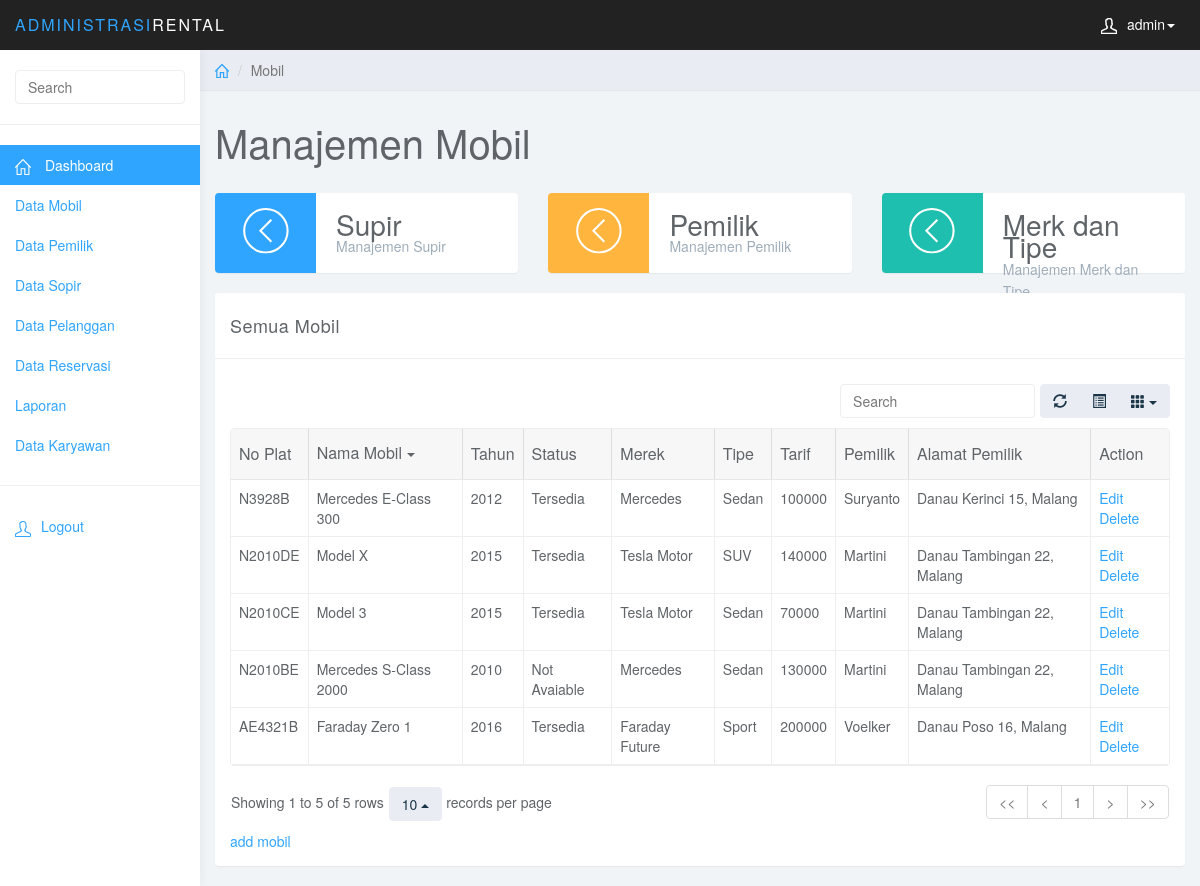
Page /tampilmobil.php (signed in) on the committed database.
### tables this page shows
CREATE TABLE IF NOT EXISTS `kendaraan` (
  `NoPlat` varchar(20) NOT NULL,
  `Nama Mobil` varchar(30) NOT NULL,
  `Tahun` varchar(4) NOT NULL,
  `TarifPerJam` int(11) NOT NULL,
  `StatusRental` varchar(1) NOT NULL,
  `IDType` int(5) NOT NULL,
  `KodeMerk` int(5) NOT NULL,
  `KodePemilik` varchar(20) NOT NULL,
  `Deskripsi` varchar(50) NOT NULL
);

CREATE TABLE IF NOT EXISTS `merk` (
  `KodeMerk` int(5) NOT NULL,
  `NmMerk` varchar(20) NOT NULL,
  `Keterangan` text NOT NULL
);

CREATE TABLE IF NOT EXISTS `type` (
  `IDType` int(5) NOT NULL,
  `NmType` varchar(20) NOT NULL,
  `Keterangan` text NOT NULL
);

CREATE TABLE IF NOT EXISTS `pemilik` (
  `KodePemilik` varchar(20) NOT NULL,
  `NmPemilik` varchar(20) NOT NULL,
  `AlamatPemilik` varchar(50) NOT NULL,
  `TelpPemilik` varchar(20) NOT NULL,
  `username` varchar(20) NOT NULL,
  `pass` varchar(50) NOT NULL
);

### tampilmobil.php (the view, shortened to what this page needs)
<?php
require_once('config/config.php');
?>
<!DOCTYPE html>
<html>
<head>
    <link href="css/bootstrap.min.css" rel="stylesheet">
    <link href="css/datepicker3.css" rel="stylesheet">
    <link href="css/bootstrap-table.css" rel="stylesheet">
    <link href="css/styles.css" rel="stylesheet">
</head>
<body>
<?php
echo $nav;
echo $sidebar;
?>
    <div class="col-sm-9 col-sm-offset-3 col-lg-10 col-lg-offset-2 main">
        <div class="row">
            <ol class="breadcrumb">
                <li>
                    <a href="#">
                        <svg class="glyph stroked home">
                            <use xlink:href="#stroked-home"></use>
                        </svg>
                    </a>
                </li>
                <li class="active">Mobil</li>
            </ol>
        </div>
        <div class="row">
            <div class="col-lg-12">
                <h1 class="page-header">Manajemen Mobil</h1>
            </div>
        </div>
        <div class="row">
            <div class="col-xs-12 col-md-6 col-lg-4">
                <div class="panel panel-blue panel-widget ">
                    <div class="row no-padding">
                        <div class="col-sm-3 col-lg-4 widget-left">
                            <svg class="glyph stroked chevron left">
                                <use xlink:href="#stroked-chevron-left" />
                            </svg>
                        </div>
                        <div class="col-sm-9 col-lg-7 widget-right">
                            <div class="large">Supir</div>
                            <div class="text-muted">Manajemen Supir</div>
                        </div>
                    </div>
                </div>
            </div>
            <a href="pemilik.php">
            <div class="col-xs-12 col-md-6 col-lg-4">
                <div class="panel panel-orange panel-widget">
                    <div class="row no-padding">
                        <div class="col-sm-3 col-lg-4 widget-left">
                            <svg class="glyph stroked chevron left">
                                <use xlink:href="#stroked-chevron-left" />
                            </svg>
                        </div>
                        <div class="col-sm-9 col-lg-7 widget-right">
                            <div class="large">Pemilik</div>
                            <div class="text-muted">Manajemen Pemilik</div>
                        </div>
                    </div>
                </div>
                </a>
            </div>
            <a href="merktipe.php">
            <div class="col-xs-12 col-md-6 col-lg-4">
                <div class="panel panel-teal panel-widget">
                    <div class="row no-padding">
                        <div class="col-sm-3 col-lg-4 widget-left">
                            <svg class="glyph stroked chevron left">
                                <use xlink:href="#stroked-chevron-left" />
                            </svg>
                        </div>
                        <div class="col-sm-9 col-lg-8 widget-right">
                            <div class="large">Merk dan Tipe</div>
                            <div class="text-muted">Manajemen Merk dan Tipe</div>
                        </div>
                    </div>
                </div>
            </div>
            </a>
        </div>
        <div class="row">
            <div class="col-lg-12">
                <div class="panel panel-default">
                    <div class="panel-heading">Semua Mobil</div>
                    <div class="panel-body">
                        <table data-toggle="table" data-show-refresh="true" data-show-toggle="true" data-show-columns="true" data-search="true" data-select-item-name="toolbar1" data-pagination="true" data-sort-name="nama" data-sort-order="desc">
                            <thead>
                                <tr>
                                    <th data-field="id" data-sortable="false">No Plat</th>
                                    <th data-field="nama" data-sortable="true">Nama Mobil</th>
                                    <th data-field="tahun" data-sortable="true">Tahun</th>
                                    <th data-field="status" data-sortable="true">Status</th>
                                    <th data-field="merek" data-sortable="true">Merek</th>
                                    <th data-field="tipe" data-sortable="true">Tipe</th>
                                    <th data-field="tarif" data-sortable="true">Tarif</th>
                                    <th data-field="pemilik" data-sortable="true">Pemilik</th>
                                    <th data-field="alamat" data-sortable="true">Alamat Pemilik</th>
                                    <th data-field="action" data-clickable="true">Action</th>
                                </tr>
                            </thead>
                            <?php
                            $sql=mysql_query('select * from kendaraan') or trigger_error("Query Failed: " . mysql_error());;
                            while($data=mysql_fetch_array($sql)){
                            $output ='';
                            $sqlb=mysql_query("select * from merk WHERE KodeMerk='$data[KodeMerk]'");
                            $datab=mysql_fetch_assoc($sqlb);
                            $sqlc=mysql_query("select * from type WHERE IDType='$data[IDType]'");
                            $datac=mysql_fetch_assoc($sqlc);
                                $sqld=mysql_query("select * from pemilik WHERE KodePemilik='$data[KodePemilik]'");
                                $datad=mysql_fetch_assoc($sqld);
                            if($data['StatusRental']==1){
                                $status = 'Tersedia';
                            }
                                else{
                                    $status = 'Not Avaiable';
                                }
                            $output .='<tr>
                                <td>'.$data['NoPlat'].'</td>
                                <td>'.$data['Nama Mobil'].'</td>
                                <td>'.$data['Tahun'].'</td>
                                <td>'.$status.'</td>
                                <td>'.$datab['NmMerk'].'</td>
                                <td>'.$datac['NmType'].'</td>
                                <td>'.$data['TarifPerJam'].'</td>
                                <td>'.$datad['NmPemilik'].'</td>
                                <td>'.$datad['AlamatPemilik'].'</td>
                                <td><a href="editmobil.php?id='.$data['NoPlat'].'" style="height:50px">Edit </a><a href="deletemobil.php?id='.$data['NoPlat'].'"> Delete</a></td>
                            </tr>
                            ';
                            echo $output;
                                $output = '';}
?>
                        </table>
                        <a href="addmobil.php">add mobil</a>
                    </div>
                </div>
            </div>
        </div>
</body>
</html>

### css/styles.css (style rules this page uses)
body { background: #f1f4f7; padding-top: 50px; color: #5f6468; }
a, a:hover, a:focus { color: #30a5ff; }
h1, h2, h3, h4, h5, h6 { color: #5f6468; }
h1 { font-weight: 300; font-size: 40px; }
.large { font-size: 2em; }
.text-muted { color: #9fadbb; }
.no-padding { padding: 0; margin: 0; }
.panel { border: 0; }
.panel-heading { font-size: 18px; font-weight: 300; letter-spacing: 0.025em; height: 66px; line-height: 45px; }
.panel-default .panel-heading { background: #fff; border-bottom: 1px solid #eee; color: #5f6468; }
.panel-widget { padding: 0; position: relative; }
.panel-blue { background: #30a5ff; color: #fff; }
.panel-teal { background: #1ebfae; color: #fff; }
.panel-orange { background: #ffb53e; color: #fff; }
.panel-blue .text-muted, .panel-teal .text-muted, .panel-orange .text-muted, .panel-red .text-muted { color: rgba(255, 255, 255, .5); }
.widget-left { height: 80px; padding-top: 15px; text-align: center; border-top-left-radius: 4px; border-bottom-left-radius: 4px; }
.widget-right { text-align: left; line-height: 1.6em; margin: 0px; padding: 20px; height: 80px; color: #999; font-weight: 300; background: #fff; border-top-right-radius: 4px; border-bottom-right-radius: 4px; }
.widget-right .text-muted { color: #9fadbb; }
.widget-right .large { color: #5f6468; }
.panel-blue .widget-left { background: #30a5ff; color: #fff; }
.panel-teal .widget-left { background: #1ebfae; color: #fff; }
.panel-orange .widget-left { background: #ffb53e; color: #fff; }
.panel-widget { background: #fff; }
.breadcrumb { border-radius: 0; padding: 10px 15px; background: #e9ecf2; box-shadow: 0 1px 1px rgba(0, 0, 0, .05); margin: 0 ; }
h1.page-header { margin-top: 30px; border-bottom: 0; }
.table { background: #fff; }
.breadcrumb .glyph { height: 14px; width: 14px; margin: -2px 0 0 0; stroke-width: 4px; }
.panel-widget .glyph { stroke-width: 2px; }

### rows in the picture
kendaraan: NoPlat "AE4321B", Nama Mobil "Faraday Zero 1", Tahun "2016", StatusRental "Tersedia", KodeMerk.NmMerk "Faraday Future", IDType.NmType "Sport", TarifPerJam "200000", KodePemilik.NmPemilik "Voelker", KodePemilik.AlamatPemilik "Danau Poso 16, Malang"
kendaraan: NoPlat "N2010BE", Nama Mobil "Mercedes S-Class 2000", Tahun "2010", StatusRental "Not Avaiable", KodeMerk.NmMerk "Mercedes", IDType.NmType "Sedan", TarifPerJam "130000", KodePemilik.NmPemilik "Martini", KodePemilik.AlamatPemilik "Danau Tambingan 22, Malang"
kendaraan: NoPlat "N2010CE", Nama Mobil "Model 3", Tahun "2015", StatusRental "Tersedia", KodeMerk.NmMerk "Tesla Motor", IDType.NmType "Sedan", TarifPerJam "70000", KodePemilik.NmPemilik "Martini", KodePemilik.AlamatPemilik "Danau Tambingan 22, Malang"
kendaraan: NoPlat "N2010DE", Nama Mobil "Model X", Tahun "2015", StatusRental "Tersedia", KodeMerk.NmMerk "Tesla Motor", IDType.NmType "SUV", TarifPerJam "140000", KodePemilik.NmPemilik "Martini", KodePemilik.AlamatPemilik "Danau Tambingan 22, Malang"
kendaraan: NoPlat "N3928B", Nama Mobil "Mercedes E-Class 300", Tahun "2012", StatusRental "Tersedia", KodeMerk.NmMerk "Mercedes", IDType.NmType "Sedan", TarifPerJam "100000", KodePemilik.NmPemilik "Suryanto", KodePemilik.AlamatPemilik "Danau Kerinci 15, Malang"

### other values in the picture
$_SESSION['username'] "admin"
